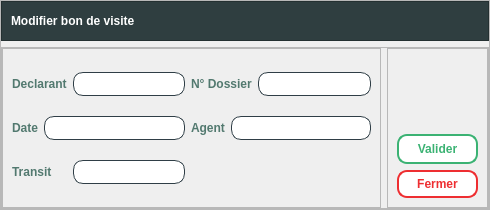
<?xml version="1.0" encoding="UTF-8"?>
<ui version="4.0">
 <class>Form</class>
 <widget class="QWidget" name="Form">
  <property name="geometry">
   <rect>
    <x>0</x>
    <y>0</y>
    <width>490</width>
    <height>210</height>
   </rect>
  </property>
  <property name="windowTitle">
   <string>Form</string>
  </property>
  <layout class="QGridLayout" name="gridLayout_2">
   <property name="leftMargin">
    <number>0</number>
   </property>
   <property name="topMargin">
    <number>0</number>
   </property>
   <property name="rightMargin">
    <number>0</number>
   </property>
   <property name="bottomMargin">
    <number>0</number>
   </property>
   <item row="0" column="0">
    <widget class="QFrame" name="frame_2">
     <property name="styleSheet">
      <string notr="true"/>
     </property>
     <property name="frameShape">
      <enum>QFrame::StyledPanel</enum>
     </property>
     <property name="frameShadow">
      <enum>QFrame::Raised</enum>
     </property>
     <layout class="QVBoxLayout" name="verticalLayout_2">
      <property name="leftMargin">
       <number>0</number>
      </property>
      <property name="topMargin">
       <number>0</number>
      </property>
      <property name="rightMargin">
       <number>0</number>
      </property>
      <property name="bottomMargin">
       <number>0</number>
      </property>
      <item>
       <widget class="QFrame" name="frame_3">
        <property name="styleSheet">
         <string notr="true">background-color: #2f3e40; /*#2f3e46,1a535c;1d3557;233d4d*/
color: rgb(255, 255, 255);</string>
        </property>
        <property name="frameShape">
         <enum>QFrame::StyledPanel</enum>
        </property>
        <property name="frameShadow">
         <enum>QFrame::Raised</enum>
        </property>
        <layout class="QHBoxLayout" name="horizontalLayout">
         <property name="leftMargin">
          <number>9</number>
         </property>
         <property name="topMargin">
          <number>9</number>
         </property>
         <property name="rightMargin">
          <number>9</number>
         </property>
         <property name="bottomMargin">
          <number>9</number>
         </property>
         <item>
          <widget class="QLabel" name="label_2">
           <property name="font">
            <font>
             <family>Segoe UI</family>
             <pointsize>9</pointsize>
             <bold>true</bold>
            </font>
           </property>
           <property name="styleSheet">
            <string notr="true">background-color: #2f3e40; /*#2f3e46,1a535c;1d3557;233d4d*/
color: rgb(255, 255, 255);</string>
           </property>
           <property name="text">
            <string>Modifier bon de visite</string>
           </property>
          </widget>
         </item>
         <item>
          <spacer name="horizontalSpacer">
           <property name="orientation">
            <enum>Qt::Horizontal</enum>
           </property>
           <property name="sizeHint" stdset="0">
            <size>
             <width>510</width>
             <height>20</height>
            </size>
           </property>
          </spacer>
         </item>
        </layout>
       </widget>
      </item>
      <item>
       <widget class="QFrame" name="frame">
        <property name="frameShape">
         <enum>QFrame::StyledPanel</enum>
        </property>
        <property name="frameShadow">
         <enum>QFrame::Raised</enum>
        </property>
        <layout class="QHBoxLayout" name="horizontalLayout_2">
         <property name="spacing">
          <number>6</number>
         </property>
         <property name="leftMargin">
          <number>0</number>
         </property>
         <property name="topMargin">
          <number>0</number>
         </property>
         <property name="rightMargin">
          <number>0</number>
         </property>
         <property name="bottomMargin">
          <number>0</number>
         </property>
         <item>
          <widget class="QFrame" name="frame_4">
           <property name="styleSheet">
            <string notr="true"/>
           </property>
           <property name="frameShape">
            <enum>QFrame::StyledPanel</enum>
           </property>
           <property name="frameShadow">
            <enum>QFrame::Raised</enum>
           </property>
           <layout class="QGridLayout" name="gridLayout">
            <item row="0" column="0" colspan="2">
             <widget class="QLabel" name="label_3">
              <property name="font">
               <font>
                <bold>true</bold>
               </font>
              </property>
              <property name="styleSheet">
               <string notr="true">color: #52796f;</string>
              </property>
              <property name="text">
               <string>Declarant</string>
              </property>
             </widget>
            </item>
            <item row="0" column="2">
             <widget class="QLineEdit" name="declarant">
              <property name="styleSheet">
               <string notr="true">border : 1px solid #2f3e46;
border-radius:10px;
padding: 3px;
background-color: white;
color: #2f3e46;
</string>
              </property>
             </widget>
            </item>
            <item row="0" column="3" colspan="2">
             <widget class="QLabel" name="label_5">
              <property name="font">
               <font>
                <family>Segoe UI</family>
                <pointsize>9</pointsize>
                <bold>true</bold>
               </font>
              </property>
              <property name="styleSheet">
               <string notr="true">color: #52796f;</string>
              </property>
              <property name="text">
               <string>N° Dossier</string>
              </property>
             </widget>
            </item>
            <item row="0" column="5">
             <widget class="QLineEdit" name="num_dossier">
              <property name="styleSheet">
               <string notr="true">border : 1px solid #2f3e46;
border-radius:10px;
padding: 3px;
background-color: white;
color: #2f3e46;
</string>
              </property>
             </widget>
            </item>
            <item row="1" column="0">
             <widget class="QLabel" name="label_6">
              <property name="font">
               <font>
                <family>Segoe UI</family>
                <pointsize>9</pointsize>
                <bold>true</bold>
               </font>
              </property>
              <property name="styleSheet">
               <string notr="true">color: #52796f;</string>
              </property>
              <property name="text">
               <string>Date</string>
              </property>
             </widget>
            </item>
            <item row="1" column="1" colspan="2">
             <widget class="QLineEdit" name="date">
              <property name="styleSheet">
               <string notr="true">border : 1px solid #2f3e46;
border-radius:10px;
padding: 3px;
background-color: white;
color: #2f3e46;
</string>
              </property>
             </widget>
            </item>
            <item row="1" column="3">
             <widget class="QLabel" name="label_7">
              <property name="font">
               <font>
                <bold>true</bold>
               </font>
              </property>
              <property name="styleSheet">
               <string notr="true">color: #52796f;</string>
              </property>
              <property name="text">
               <string>Agent</string>
              </property>
             </widget>
            </item>
            <item row="1" column="4" colspan="2">
             <widget class="QLineEdit" name="agent">
              <property name="styleSheet">
               <string notr="true">border : 1px solid #2f3e46;
border-radius:10px;
padding: 3px;
background-color: white;
color: #2f3e46;
</string>
              </property>
             </widget>
            </item>
            <item row="2" column="0" colspan="2">
             <widget class="QLabel" name="label_4">
              <property name="font">
               <font>
                <bold>true</bold>
               </font>
              </property>
              <property name="styleSheet">
               <string notr="true">color: #52796f;</string>
              </property>
              <property name="text">
               <string>Transit</string>
              </property>
             </widget>
            </item>
            <item row="2" column="2">
             <widget class="QLineEdit" name="transit">
              <property name="styleSheet">
               <string notr="true">border : 1px solid #2f3e46;
border-radius:10px;
padding: 3px;
background-color: white;
color: #2f3e46;
</string>
              </property>
             </widget>
            </item>
           </layout>
          </widget>
         </item>
         <item>
          <widget class="QFrame" name="frame_5">
           <property name="frameShape">
            <enum>QFrame::StyledPanel</enum>
           </property>
           <property name="frameShadow">
            <enum>QFrame::Raised</enum>
           </property>
           <layout class="QVBoxLayout" name="verticalLayout_3">
            <item>
             <spacer name="verticalSpacer">
              <property name="orientation">
               <enum>Qt::Vertical</enum>
              </property>
              <property name="sizeHint" stdset="0">
               <size>
                <width>20</width>
                <height>40</height>
               </size>
              </property>
             </spacer>
            </item>
            <item>
             <widget class="QPushButton" name="valider_modifier_bon_visite">
              <property name="font">
               <font>
                <family>Segoe UI</family>
                <pointsize>9</pointsize>
                <bold>true</bold>
               </font>
              </property>
              <property name="styleSheet">
               <string notr="true">QPushButton {width: 65px;
background-color: white;
border: 2px solid #3bb273;
color: #3bb273;
padding: 6px;
border-radius: 10px;}

QPushButton:hover {background-color: #3bb273;color: white;}
QPushButton:pressed { margin: 1px; }
</string>
              </property>
              <property name="text">
               <string>Valider</string>
              </property>
             </widget>
            </item>
            <item>
             <widget class="QPushButton" name="fermer_modifier_bon_visite">
              <property name="font">
               <font>
                <family>Segoe UI</family>
                <pointsize>9</pointsize>
                <bold>true</bold>
               </font>
              </property>
              <property name="styleSheet">
               <string notr="true">QPushButton {background-color: white;
border: 2px solid #ee2e31;
color: #ee2e31;
padding: 5px;
border-radius: 10px;}
QPushButton:hover {
background-color: #ee2e31;
color: white;
}
QPushButton:pressed{
margin: 1px;
}
/*#ee2e31*/
</string>
              </property>
              <property name="text">
               <string>Fermer</string>
              </property>
             </widget>
            </item>
           </layout>
          </widget>
         </item>
        </layout>
       </widget>
      </item>
     </layout>
    </widget>
   </item>
  </layout>
 </widget>
 <resources/>
 <connections/>
</ui>
